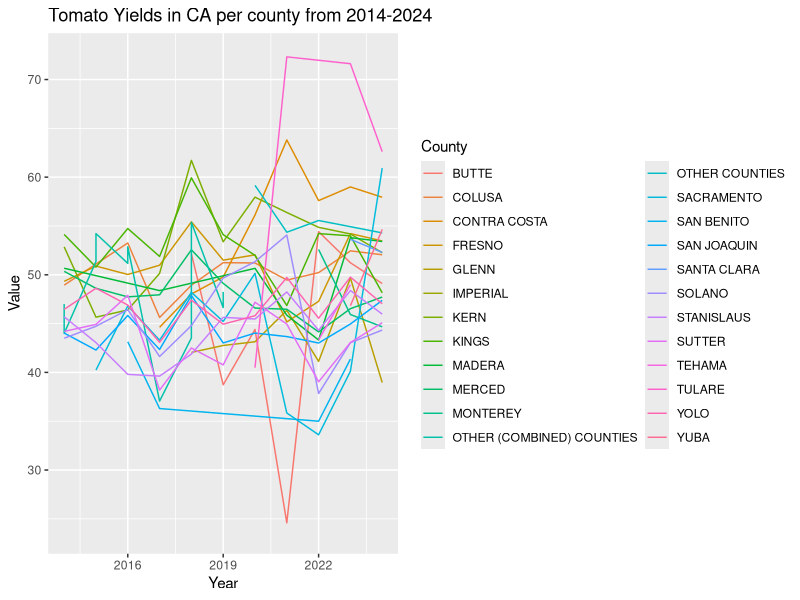

R code for this plot:
#load libraries
library(here)
library(tidyverse)

#read all tomato yield csv file
tomato_df <- read.csv("CA_tomato_yield_by_county.csv", header = TRUE)

#filter for 2014-2024 years
tomato_df_2014to2024 <- tomato_df %>% 
  filter(between(Year,2014,2024))

#create figure
#note this is for all available counties, we may filter out to target
#certain counties
fig1 <- ggplot(tomato_df_2014to2024,
               aes(x = Year,
                   y = Value,
                   color = County))+
  geom_line()+
  labs(title = "Tomato Yields in CA per county from 2014-2024")
fig1
